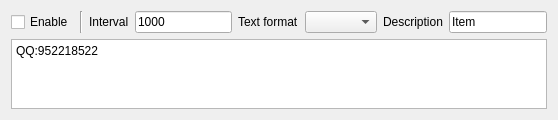
<?xml version="1.0" encoding="UTF-8"?>
<ui version="4.0">
 <class>SAKPluginRegularlySendingItem</class>
 <widget class="QWidget" name="SAKPluginRegularlySendingItem">
  <property name="geometry">
   <rect>
    <x>0</x>
    <y>0</y>
    <width>558</width>
    <height>114</height>
   </rect>
  </property>
  <property name="windowTitle">
   <string>Timing Sent</string>
  </property>
  <layout class="QGridLayout" name="gridLayout">
   <item row="0" column="5">
    <widget class="QComboBox" name="textFormatComboBox"/>
   </item>
   <item row="0" column="7">
    <widget class="QLineEdit" name="descriptionLineEdit">
     <property name="text">
      <string notr="true">Item</string>
     </property>
    </widget>
   </item>
   <item row="0" column="6">
    <widget class="QLabel" name="label_2">
     <property name="text">
      <string>Description</string>
     </property>
    </widget>
   </item>
   <item row="0" column="0">
    <widget class="QCheckBox" name="enableCheckBox">
     <property name="text">
      <string>Enable</string>
     </property>
    </widget>
   </item>
   <item row="1" column="0" colspan="8">
    <widget class="QTextEdit" name="inputDataTextEdit">
     <property name="maximumSize">
      <size>
       <width>16777215</width>
       <height>70</height>
      </size>
     </property>
     <property name="html">
      <string notr="true">&lt;!DOCTYPE HTML PUBLIC &quot;-//W3C//DTD HTML 4.0//EN&quot; &quot;http://www.w3.org/TR/REC-html40/strict.dtd&quot;&gt;
&lt;html&gt;&lt;head&gt;&lt;meta name=&quot;qrichtext&quot; content=&quot;1&quot; /&gt;&lt;style type=&quot;text/css&quot;&gt;
p, li { white-space: pre-wrap; }
&lt;/style&gt;&lt;/head&gt;&lt;body style=&quot; font-family:'SimSun'; font-size:9pt; font-weight:400; font-style:normal;&quot;&gt;
&lt;p style=&quot; margin-top:0px; margin-bottom:0px; margin-left:0px; margin-right:0px; -qt-block-indent:0; text-indent:0px;&quot;&gt;QQ:952218522&lt;/p&gt;&lt;/body&gt;&lt;/html&gt;</string>
     </property>
     <property name="placeholderText">
      <string/>
     </property>
    </widget>
   </item>
   <item row="0" column="2">
    <widget class="QLabel" name="label_3">
     <property name="text">
      <string>Interval</string>
     </property>
    </widget>
   </item>
   <item row="0" column="3">
    <widget class="QLineEdit" name="intervalLineEdit">
     <property name="sizePolicy">
      <sizepolicy hsizetype="Preferred" vsizetype="Fixed">
       <horstretch>0</horstretch>
       <verstretch>0</verstretch>
      </sizepolicy>
     </property>
     <property name="text">
      <string>1000</string>
     </property>
    </widget>
   </item>
   <item row="0" column="4">
    <widget class="QLabel" name="label">
     <property name="text">
      <string>Text format</string>
     </property>
    </widget>
   </item>
   <item row="0" column="1">
    <widget class="Line" name="line">
     <property name="orientation">
      <enum>Qt::Vertical</enum>
     </property>
    </widget>
   </item>
  </layout>
 </widget>
 <resources/>
 <connections/>
</ui>
